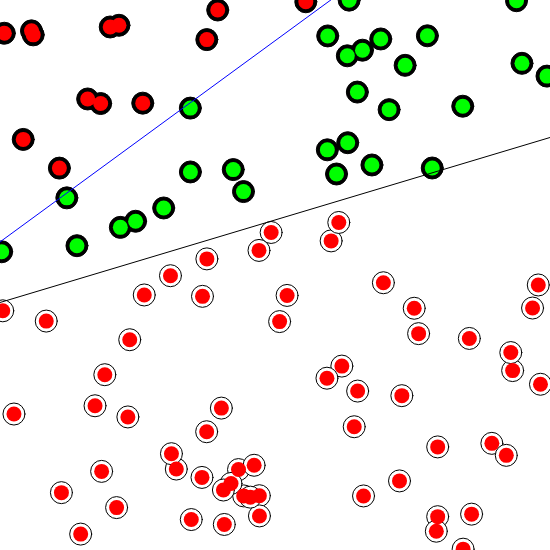
Frame 1 (no input)
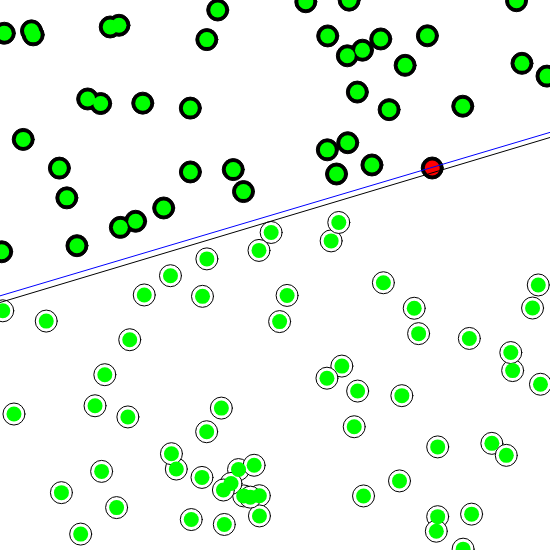
Frame 60 (no input)
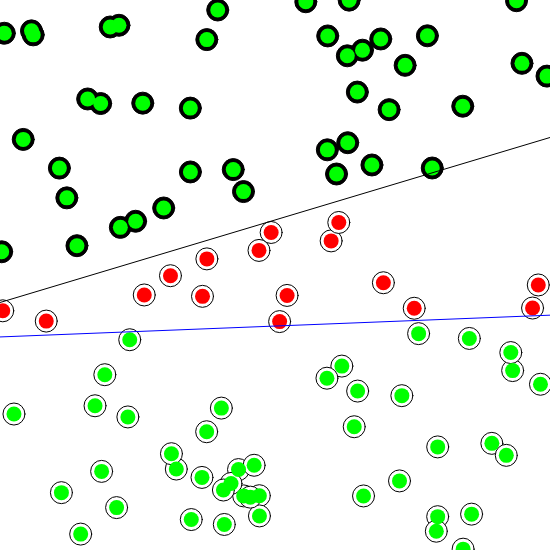
Frame 120 (the mouse pressed at the canvas centre since frame 60)

The p5.js sketch that drew these frames (run headless with seeded random() and noise() and a simulated clock; from frame 60 on, the mouse is pressed at the canvas centre):

// p5.js sketch
// ── sketch.js
let perceptron; // Instância do perceptron

let points = new Array(100); // Array de pontos para treinamento

let trainningIndex = 0; // Índice do ponto atual de treinamento

let erroIndex = -1; // Índice que guarda quando não há mais erro (controle de convergência)

let new_points = new Array(100); // Array de novos pontos para testar a acurácia depois do treinamento

let acertos = new Array(100); // Array para guardar se os novos pontos foram classificados corretamente

let porcentagem = 0; // Variável para calcular a porcentagem de acertos

function setup(){
    createCanvas(550,550); // Cria o espaço de desenho (canvas)

    perceptron = new Perceptron(3); // Cria o perceptron com 3 entradas (x, y e bias)

    // Gera 100 pontos aleatórios para treinamento e 100 pontos para teste
    for (let index = 0; index < points.length; index++) {
        points[index] = new Point(random(-1,1), random(-1,1));
        new_points[index] = new Point(random(-1,1), random(-1,1));
    }
}

function draw(){
    background(255); // Define o fundo branco a cada frame

    // Mostra todos os pontos de treinamento na tela
    for (let index = 0; index < points.length; index++) {
        points[index].show();
    }

    noStroke(); // Remove a borda das elipses de feedback (acerto/erro)

    // Para cada ponto, faz um chute e desenha em verde se acertou ou vermelho se errou
    for (let index = 0; index < points.length; index++) {
        const point = points[index];

        const inputs = [point.x, point.y, point.bias];
        const target = point.label;
        
        const guess = perceptron.guess(inputs);

        if(guess == target){
            fill("#00FF00"); // Verde se acertou
        }else{
            fill("#FF0000"); // Vermelho se errou
        }

        ellipse(point.getPixelX(), point.getPixelY(), 15, 15); // Desenha um círculo pequeno para indicar o resultado
    }

    drawLine(); // Desenha as linhas (a real e a aprendida pelo perceptron)

    console.log(erroIndex);
    console.log(trainningIndex);    

    // Continua treinando enquanto não convergir
    if(erroIndex != trainningIndex){
        trainSinglePoint(); // Treina ponto a ponto
    }
    else{
        novosGuess(); // Se convergiu, testa novos pontos
    }
}

function drawLine(){
    stroke(0); // Linha preta para a função real

    // Cria dois pontos extremos para desenhar a linha real (f(x))
    const p1 = new Point(-1, f(-1));    
    const p2 = new Point(1, f(1));    

    line(p1.getPixelX(), p1.getPixelY(), p2.getPixelX(), p2.getPixelY());

    // Cria dois pontos usando a linha aprendida pelo perceptron
    const guessP1 = new Point(-1, perceptron.guessY(-1));
    const guessP2 = new Point(1, perceptron.guessY(1));

    stroke("#0000FF"); // Linha azul para a linha que o perceptron está tentando aprender

    line(guessP1.getPixelX(), guessP1.getPixelY(), guessP2.getPixelX(), guessP2.getPixelY());
}

function trainSinglePoint(){
    const point = points[trainningIndex]; // Pega o ponto atual para treinar

    const inputs = [point.x, point.y, point.bias];
    const target = point.label;

    perceptron.train(inputs, target); // Treina o perceptron com esse ponto

    trainningIndex++; // Passa para o próximo ponto

    if(trainningIndex == points.length){
        trainningIndex = 0; // Se chegou no final da lista, reinicia o índice
    }
}

function novosGuess(){
    // Testa o perceptron em novos pontos aleatórios
    for (let index = 0; index < new_points.length; index++) {
        const pt = new_points[index];

        const inputs = [pt.x, pt.y, pt.bias];
        const target = pt.label;

        const guess = perceptron.guess(inputs);

        acertos[index] = (guess == target); // Armazena true se acertou, false se errou
    }

    console.log(acertos); // Mostra os resultados de acertos no console
    
    for (let index = 0; index < acertos.length; index++){
        if(acertos[index]) porcentagem++;
    }

    console.log("Taxa de acerto: " + porcentagem + "%");
}

// ── perceptron.js
class Perceptron {
    // Vetor de pesos sinápticos
    weights = [];

    // Taxa de aprendizado
    lr = 0.1;

    constructor(numberWeights){
        // Inicializa o vetor de pesos com o número especificado
        this.weights = new Array(numberWeights);
        for (let index = 0; index < this.weights.length; index++) {
            // Cada peso é inicializado com um valor aleatório entre -1 e 1
            this.weights[index] = random(-1,1);
        }
    }

    // Função que realiza uma predição (chute) baseado nas entradas
    guess(inputs){
        let sum = 0;

        // Calcula o somatório ponderado das entradas pelos pesos
        for (let index = 0; index < this.weights.length; index++) {
            sum += inputs[index] * this.weights[index];
        }

        // Aplica a função de ativação (sinal) para definir a saída
        const output = this.sign(sum);

        return output;
    }

    // Função de treino que ajusta os pesos com base no erro
    train(inputs, target){
        // Faz uma predição com os inputs atuais
        const guess = this.guess(inputs);

        // Calcula o erro: diferença entre valor esperado e valor obtido
        const error = target - guess;

        // Trecho tentando identificar se o treinamento convergiu
        // (erroIndex e trainningIndex precisam ser definidos fora da classe)
        if((error == 0) && (erroIndex == -1)){
            erroIndex = trainningIndex;
        } else {
            erroIndex = -1;
        }

        // Ajusta cada peso proporcionalmente ao erro, entrada e taxa de aprendizado
        for (let index = 0; index < this.weights.length; index++) {
            this.weights[index] += error * inputs[index] * this.lr;
        }
    }

    // Função de ativação: retorna 1 se o número for >= 0, caso contrário retorna -1
    sign(number){
        return number >= 0 ? 1 : -1;
    }

    // Função auxiliar para traçar a linha de decisão no espaço 2D
    guessY(x){
        const w0 = this.weights[0]; // Peso associado ao bias (entrada fixa em 1)
        const w1 = this.weights[1]; // Peso associado à coordenada X
        const w2 = this.weights[2]; // Peso associado à coordenada Y

        // Retorna a coordenada Y baseada em X, modelando a equação da reta
        return -(w2/w1) - (w0/w1) * x;
    }
}

// ── point.js
function f(x){
    //y = mx + b

    const a = 0.3;
    const b = 0.2;

    return a * x + b;
}

class Point {
    x = 0;
    y = 0;
    bias = 0;
    label = 0;

    constructor(x, y){
        this.x = x;
        this.y = y;
        this.bias = 1;
        this.label = this.getLabel();
    }

    getLabel(){
        const lineY = f(this.x);

        if(this.y > lineY){
            return 1;
        } else {
            return -1;
        }
    }

    getPixelX(){
        const px = map(this.x, -1, 1, 0, width);
        return px;
    }

    getPixelY(){
        const py = map(this.y, -1, 1, height, 0);
        return py;
    }

    show(){
            stroke(0);

            if(this.label === 1){
                fill('#000000');
            } else {
                fill('#FFFFFF');
            }

            const px = this.getPixelX();
            const py = this.getPixelY();

            ellipse(px, py, 22, 22);
    }

    debug(){
        console.log(`label: ${this.label} - x: ${this.x} - y ${this.y}`);
    }

}
